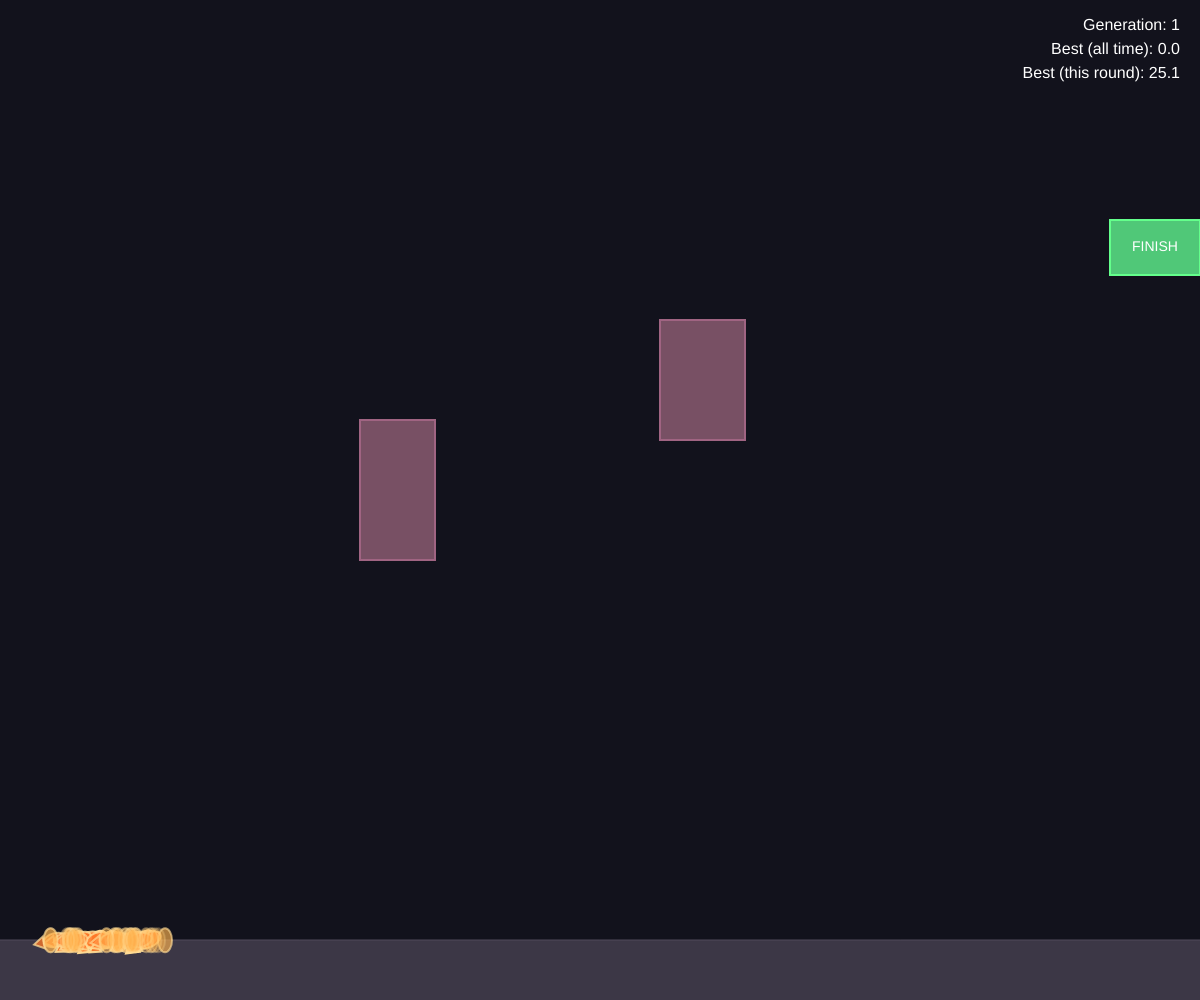
Frame 1 (no input)
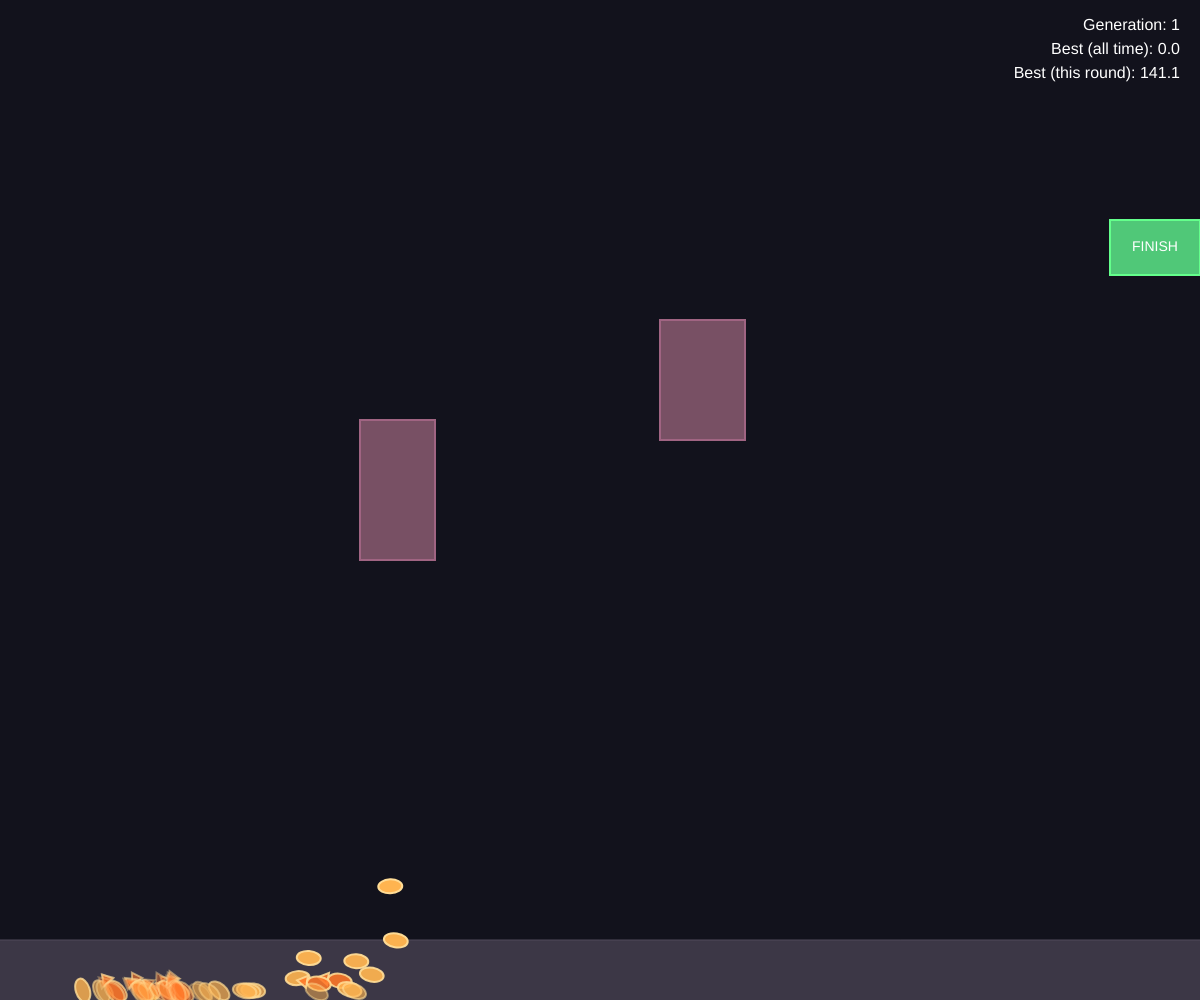
Frame 60 (no input)
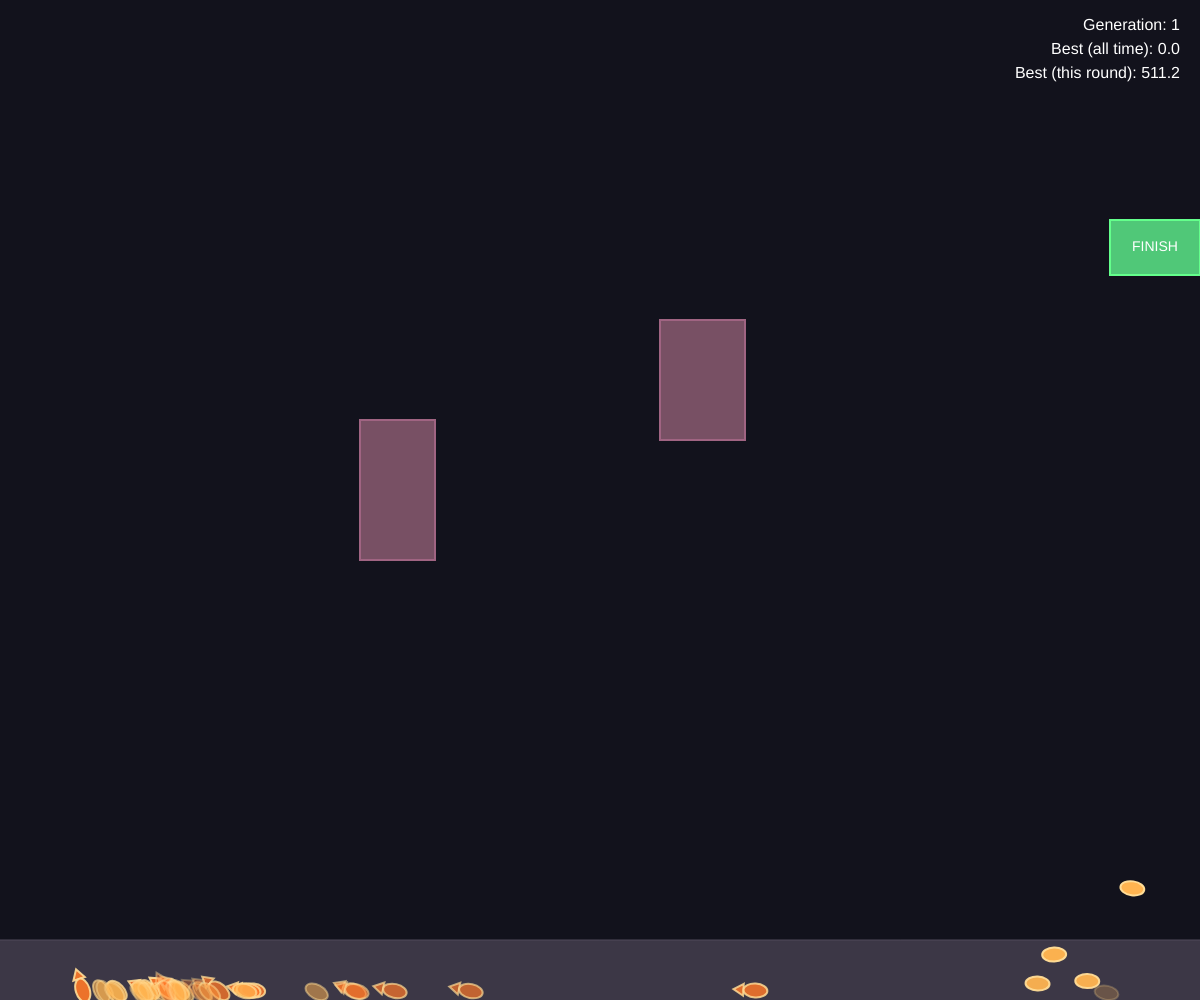
Frame 120 (the mouse pressed at the canvas centre since frame 60)

The p5.js sketch that drew these frames (run headless with seeded random() and noise() and a simulated clock; from frame 60 on, the mouse is pressed at the canvas centre):

// p5.js sketch
// ── sketch.js
// Rocket Evolution - genetic algorithm to reach the finish platform
const GRAVITY = 0.22;
const THRUST_POWER = 0.45;
const THRUST_HORIZONTAL = 0.28;
const GROUND_Y_OFFSET = 60;
const START_X_MIN = 50;
const START_X_MAX = 180;
const PLATFORM_WIDTH = 90;
const PLATFORM_HEIGHT = 55;
const GENOME_LENGTH = 350;
const POPULATION_SIZE = 42;
const MAX_FRAMES = 400;
const MUTATION_RATE = 0.08;
const ELITE_COUNT = 4;
const ROCKET_RADIUS = 8;

let population = [];
let generation = 1;
let topScoreEver = 0;
let currentRoundBest = 0;
let frameInRound = 0;
let roundDone = false;
let canvasWidth, canvasHeight;
let platformRect;
let obstacles;

function getPlatformRect() {
  const y = canvasHeight * 0.22;
  return {
    x: canvasWidth - PLATFORM_WIDTH,
    y: y,
    w: PLATFORM_WIDTH,
    h: PLATFORM_HEIGHT
  };
}

function getObstacles() {
  return [
    { x: canvasWidth * 0.30, y: canvasHeight * 0.42, w: 75, h: 140 },
    { x: canvasWidth * 0.55, y: canvasHeight * 0.32, w: 85, h: 120 }
  ];
}

function pointInRect(px, py, r) {
  return px >= r.x && px <= r.x + r.w && py >= r.y && py <= r.y + r.h;
}

function pointHitsObstacle(px, py) {
  for (let ob of obstacles) {
    if (pointInRect(px, py, ob)) return true;
  }
  return false;
}

class Rocket {
  constructor(genome = null) {
    this.reset();
    if (genome) {
      this.genome = genome.map(g => g + (random() - 0.5) * 0.1);
      this.genome = this.genome.map(g => constrain(g, 0, 1));
    } else {
      this.genome = Array.from({ length: GENOME_LENGTH }, () => random());
    }
    this.sensitivity = 0.5 + random() * 0.5; // 0.5 to 1.0 thrust multiplier
  }

  reset() {
    this.x = START_X_MIN + random() * (START_X_MAX - START_X_MIN);
    this.y = canvasHeight - GROUND_Y_OFFSET;
    this.vx = 0;
    this.vy = 0;
    this.fitness = 0;
    this.finished = false;
    this.crashed = false;
    this.finishFrame = -1;
    this.bestX = this.x;
    this.bestY = this.y;
  }

  getThrust(frameIndex) {
    const i = frameIndex % this.genome.length;
    return this.genome[i] > 0.5;
  }

  update(frameIndex) {
    if (this.finished) return;
    this.vy += GRAVITY;
    if (this.getThrust(frameIndex)) {
      this.vy -= THRUST_POWER * this.sensitivity;
      this.vx += THRUST_HORIZONTAL * this.sensitivity;
    }
    this.x += this.vx;
    this.y += this.vy;
    this.bestX = max(this.bestX, this.x);
    this.bestY = min(this.bestY, this.y);

    if (platformRect && this.x >= platformRect.x && this.y >= platformRect.y && this.y <= platformRect.y + platformRect.h) {
      this.finished = true;
      this.finishFrame = frameIndex;
    }
    if (obstacles && pointHitsObstacle(this.x, this.y)) {
      this.finished = true;
      this.crashed = true;
    }
    if (this.y >= canvasHeight - 10 || this.x >= canvasWidth + 20) {
      this.finished = true;
    }
  }

  computeFitness() {
    if (this.crashed) {
      this.fitness = -100;
      return this.fitness;
    }
    if (this.finishFrame >= 0) {
      const speedBonus = 1 + (MAX_FRAMES - this.finishFrame) / MAX_FRAMES;
      this.fitness = 1000 * speedBonus;
    } else {
      const startX = (START_X_MIN + START_X_MAX) / 2;
      const targetX = platformRect ? platformRect.x : canvasWidth - PLATFORM_WIDTH;
      const progress = (this.bestX - startX) / max(1, targetX - startX);
      this.fitness = progress * 500;
    }
    return this.fitness;
  }

  display(alpha = 255) {
    push();
    translate(this.x, this.y);
    const angle = atan2(this.vx, -this.vy);
    rotate(angle);
    fill(255, 180, 80, alpha);
    stroke(255, 220, 150, alpha);
    strokeWeight(2);
    if (this.getThrust(frameInRound)) {
      fill(255, 120, 40, alpha);
      triangle(-6, 12, 0, 22, 6, 12);
    }
    ellipse(0, 0, 14, 24);
    pop();
  }
}

function createInitialPopulation() {
  population = [];
  for (let i = 0; i < POPULATION_SIZE; i++) {
    population.push(new Rocket());
  }
}

function crossover(a, b) {
  if (!a || !b || !Array.isArray(a) || !Array.isArray(b)) {
    return Array.from({ length: GENOME_LENGTH }, () => random());
  }
  const child = [];
  for (let i = 0; i < GENOME_LENGTH; i++) {
    child.push(random() < 0.5 ? a[i] : b[i]);
  }
  return child;
}

function mutate(genome) {
  return genome.map(g =>
    random() < MUTATION_RATE ? random() : g
  );
}

function nextGeneration() {
  const sorted = [...population].sort((a, b) => b.fitness - a.fitness);
  const best = sorted[0];
  if (best.fitness > topScoreEver) topScoreEver = best.fitness;
  currentRoundBest = best.fitness;

  const newPop = [];
  for (let i = 0; i < ELITE_COUNT; i++) {
    const r = new Rocket(sorted[i].genome);
    r.reset();
    newPop.push(r);
  }
  while (newPop.length < POPULATION_SIZE) {
    const i = floor(random() * (POPULATION_SIZE / 2));
    const j = floor(random() * (POPULATION_SIZE / 2));
    if (i === j) continue;
    const childGenome = mutate(crossover(sorted[i].genome, sorted[j].genome));
    const r = new Rocket(childGenome);
    r.reset();
    newPop.push(r);
  }
  population = newPop;
  generation++;
  frameInRound = 0;
  roundDone = false;
}

function setup() {
  canvasWidth = windowWidth;
  canvasHeight = windowHeight;
  createCanvas(canvasWidth, canvasHeight);
  createInitialPopulation();
}

function windowResized() {
  canvasWidth = windowWidth;
  canvasHeight = windowHeight;
  resizeCanvas(canvasWidth, canvasHeight);
  for (let r of population) r.reset();
}

function draw() {
  background(18, 18, 28);
  platformRect = getPlatformRect();
  obstacles = getObstacles();

  if (roundDone) {
    nextGeneration();
    return;
  }

  frameInRound++;
  let allDone = true;

  for (let r of population) {
    r.update(frameInRound);
    if (!r.finished) allDone = false;
  }

  const startX = (START_X_MIN + START_X_MAX) / 2;
  const targetX = platformRect.x;

  if (allDone || frameInRound >= MAX_FRAMES) {
    for (let r of population) r.computeFitness();
    const bestThisRound = max(...population.map(r => r.fitness));
    currentRoundBest = bestThisRound;
    if (bestThisRound > topScoreEver) topScoreEver = bestThisRound;
    roundDone = true;
  } else {
    let liveBest = 0;
    for (let r of population) {
      if (r.finishFrame >= 0) liveBest = max(liveBest, 1000 * (1 + (MAX_FRAMES - r.finishFrame) / MAX_FRAMES));
      else if (!r.crashed) {
        const progress = (r.bestX - startX) / max(1, targetX - startX);
        liveBest = max(liveBest, progress * 500);
      }
    }
    currentRoundBest = liveBest;
  }

  // Obstacles
  fill(120, 80, 100);
  stroke(160, 100, 130);
  strokeWeight(2);
  for (let ob of obstacles) {
    rect(ob.x, ob.y, ob.w, ob.h);
  }
  noStroke();

  // Finish platform (right)
  fill(80, 200, 120);
  stroke(100, 255, 140);
  strokeWeight(2);
  rect(platformRect.x, platformRect.y, platformRect.w, platformRect.h);
  fill(255);
  noStroke();
  textAlign(CENTER, CENTER);
  textSize(14);
  text("FINISH", platformRect.x + platformRect.w / 2, platformRect.y + platformRect.h / 2);

  // Ground
  fill(60, 55, 70);
  rect(0, canvasHeight - GROUND_Y_OFFSET, canvasWidth, GROUND_Y_OFFSET);
  stroke(80, 75, 90);
  strokeWeight(1);
  line(0, canvasHeight - GROUND_Y_OFFSET, canvasWidth, canvasHeight - GROUND_Y_OFFSET);

  // Rockets
  const sortedByY = [...population].sort((a, b) => a.y - b.y);
  for (let i = 0; i < sortedByY.length; i++) {
    const alpha = 255 - (i * 200) / population.length;
    sortedByY[i].display(alpha);
  }

  // UI - top right
  const uiX = canvasWidth - 20;
  push();
  textAlign(RIGHT, TOP);
  textSize(16);
  fill(255);
  noStroke();
  text("Generation: " + generation, uiX, 18);
  text("Best (all time): " + nf(topScoreEver, 0, 1), uiX, 42);
  text("Best (this round): " + nf(currentRoundBest, 0, 1), uiX, 66);
  pop();
}
